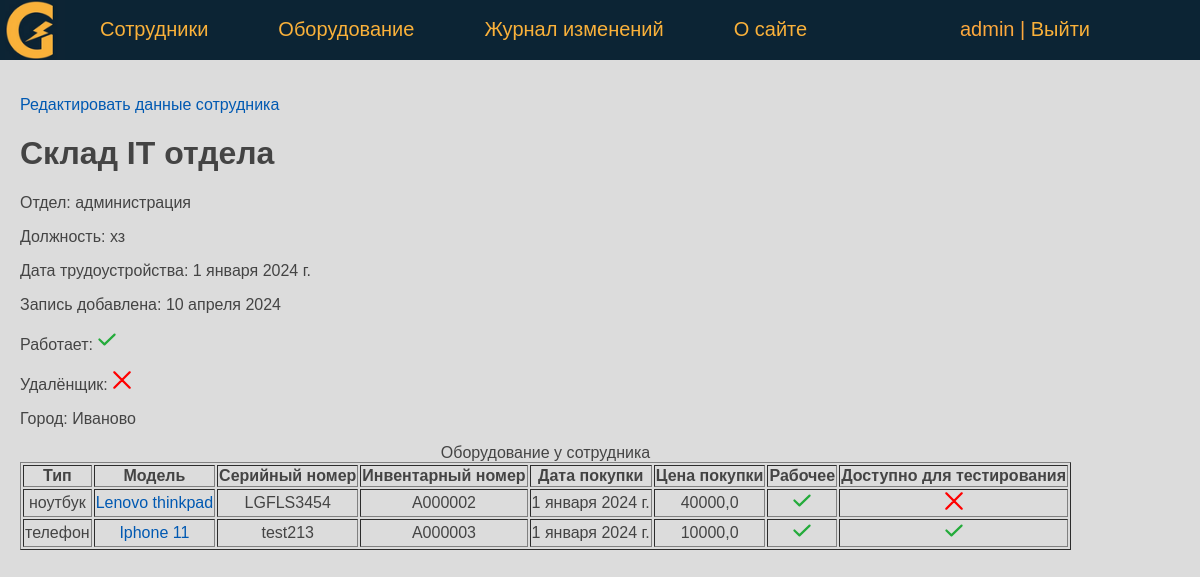
Screenshot of /person/skladIT/ (signed in) with the database file from the repository.
### eqlog/models.py (models this page shows, shortened)
class Person(models.Model):
    last_name = models.CharField(verbose_name='Фамилия', max_length=50)
    first_name = models.CharField(verbose_name='Имя', max_length=50)
    middle_name = models.CharField(verbose_name='Отчество', max_length=50)
    department = models.ForeignKey('Department', on_delete=models.PROTECT, verbose_name='Отдел', related_name='get_persons')
    job_title = models.CharField(verbose_name='Должность', max_length=50)
    jobing_at = models.DateField(verbose_name='Дата трудоустройства', default=date(2024, 1, 1))
    created_at = models.DateTimeField(verbose_name='Дата создания', auto_now_add=True)
    updated_at = models.DateTimeField(verbose_name='Дата изменения', auto_now=True)
    remote = models.BooleanField(verbose_name='Удаленщик', default=False)
    is_working = models.BooleanField(verbose_name='Работает', default=True)
    city = models.CharField(verbose_name='Город', max_length=50, default='Москва')
    slug = AutoSlugField(populate_from='last_name', max_length=255, unique=True, db_index=True)
    user = models.ForeignKey(User, verbose_name='Пользователь', on_delete=models.DO_NOTHING, null=True)
    objects = models.Manager()
    class Meta:
        verbose_name = 'Сотрудник'
        verbose_name_plural = 'Сотрудники'
        ordering = ['last_name', 'first_name']

class Department(models.Model):
    name = models.CharField(verbose_name='Отдел', max_length=50)
    objects = models.Manager()
    def __str__(self):
        return self.name
    class Meta:
        verbose_name = 'Отдел'
        verbose_name_plural = 'Отделы'

class Equipment(models.Model):
    type = models.CharField(verbose_name='Тип оборудования', max_length=50)
    model = models.CharField(verbose_name='Модель', max_length=50)
    serial_number = models.CharField(verbose_name='Серийный номер', max_length=50)
    id_number = models.CharField(verbose_name='Инвентарный номер', max_length=10, unique=True)
    sale_date = models.DateField(verbose_name='Дата покупки', default=date(2024, 1, 1))
    price = models.FloatField(verbose_name='Цена покупки', max_length=10)
    is_working = models.BooleanField(verbose_name='Работает', default=True)
    testing = models.BooleanField(verbose_name='Доступно для тестирования', default=False)
    description = models.TextField(verbose_name='Описание')
    created_at = models.DateTimeField(verbose_name='Дата создания', auto_now_add=True)
    updated_at = models.DateTimeField(verbose_name='Дата изменения', auto_now=True)
    person = models.ForeignKey('Person', on_delete=models.PROTECT, verbose_name='Сотрудник', related_name='get_equipments')
    slug = AutoSlugField(populate_from='id_number', max_length=255, unique=True, db_index=True)
    user = models.ForeignKey(User, verbose_name='Пользователь', on_delete=models.DO_NOTHING, null=True)
    objects = models.Manager()
    def get_absolute_url(self):
        return reverse('equipment', kwargs={'equip_slug': self.slug})
    class Meta:
        verbose_name = 'Оборудование'
        verbose_name_plural = 'Оборудование'
        ordering = ['type', 'model']

### eqlog/views.py (the view)
# urls.py: path('person/<slug:pers_slug>/', ShowPerson.as_view(), name='person'),
class ShowPerson(DataMixin, DetailView):
    model = Person
    template_name = 'eqlog/person.html'
    slug_url_kwarg = 'pers_slug'
    context_object_name = 'ps'
    def get_context_data(self, *, object_list=None, **kwargs):
        context = super().get_context_data(**kwargs)
        auth = self.request.user.is_authenticated
        c_def = self.get_user_context(title='Главная страница', auth=auth)
        person: Persons = context['object']
        context.update({"equipments": person.get_equipments.all()})
        return {**context, **c_def}

### eqlog/utils.py (called while the page is built)
    def get_user_context(self, **kwargs):
        context = kwargs
        context['menu'] = menu
        return context

### eqlog/templates/eqlog/person.html
{% extends 'eqlog/base.html' %}
{% block content %}
    {% if auth %}
        <p><a href="{% url 'update_person' ps.id %}">Редактировать данные сотрудника</a> </p>
        <h1>{{ ps.last_name }} {{ ps.first_name }} {{ ps.middle_name }}</h1>
        <p>Отдел: {{ ps.department }} </p>
        <p>Должность: {{ ps.job_title }}</p>
        <p>Дата трудоустройства: {{ ps.jobing_at }}</p>
        <p>Запись добавлена: {{ ps.created_at | date:"d E Y" }}</p>
        <p class="mark {% if ps.is_working %} mark_tick {% endif %}"> Работает: </p>
        <p class="mark {% if ps.remote %} mark_tick {% endif %}"> Удалёнщик: </p>
        <p >Город: {{ ps.city }}</p>
        <table border="1">
            <caption>Оборудование у сотрудника </caption>
                <tr>
                    <th>Тип</th>
                    <th>Модель</th>
                    <th>Серийный номер</th>
                    <th>Инвентарный номер</th>
                    <th>Дата покупки</th>
                    <th>Цена покупки</th>
                    <th>Рабочее</th>
                    <th>Доступно для тестирования</th>
               </tr>
                {% for e in equipments %}
                    <tr>
                        <td>{{ e.type }}</td>
                        <td><a href="{{ e.get_absolute_url }}"> {{ e.model }}</a></td>
                        <td>{{ e.serial_number }}</td>
                        <td>{{ e.id_number }}</td>
                        <td>{{ e.sale_date }}</td>
                        <td>{{ e.price }}</td>
                        <td class="mark {% if e.is_working %} mark_tick {% endif %}"> </td>
                        <td class="mark {% if e.testing %} mark_tick {% endif %}"> </td>
                    </tr>
                {% endfor %}
        </table>
    {% endif %}
{% endblock %}

### eqlog/templates/eqlog/base.html (shortened to what this page needs)
<!DOCTYPE html>
{% load static %}
<html>
<head>
    <link type="text/css" href="/static/eqlog/css/styles.css" rel="stylesheet" />
</head>
<body bgcolor="#DCDCDC">
    {% block mainmenu %}
    <header class="header">
    <ul id="mainmenu" class="mainmenu">
        <li class="logo">
            <a href="{% url 'home' %}"><div class="logo"></div></a>
        </li>
        {% for m in menu %}
            <li><a href="{% url m.url_name %}"> {{ m.title }} </a></li>
        {% endfor %}
        <li class="last">
            {% if request.user.is_authenticated %}
                <li class="last"> {{user.username}} | <a href="{% url 'logout' %}">Выйти</a> </li>
            {% else %}
                <li class="last"><a href="{% url 'login' %}">Войти</a> </li>
            {% endif %}
        </li>
    </ul>
    </header>
    {% endblock mainmenu %}
    <main>
        {% block content %}
        {% endblock content %}
    </main>
</body>
</html>

### eqlog/static/eqlog/css/styles.css (style rules this page uses)
body { font-family: 'Arial'; margin: 0; padding: 0; height: 100%; width: 100%; color: #444; }
a { color: #0059b2; text-decoration: none; }
.header { background: #0c2434; height: 60px; }
main { padding: 20px; }
.logo { background: url('../images/logo_home.png') no-repeat 0px 0px; background-size: contain; background-position: center; width: 70px; height: 60px; }
ul.mainmenu { list-style: none; margin: 0; padding: 0; height: 60px; color: #FDA83D; font-size: 20px; overflow: hidden; }
ul.mainmenu li { float: left; margin: 18px 40px 0 30px; }
ul.mainmenu li.logo { margin: 0; }
ul.mainmenu li.last { float: right; }
ul.mainmenu li a { color: #fab13a; text-decoration: none; }
.mark::after { display: inline-block; content: ""; width: 20px; height: 20px; background-image: url('../images/cross.svg'); background-position: center; background-size: contain; background-repeat: no-repeat; }
.mark_tick::after { background-image: url('../images/tick.svg'); }
td { text-align: center; }

### rows the page displays
Person: last_name "Склад", first_name "IT", middle_name "отдела", department "администрация", job_title "хз", jobing_at "1 января 2024 г.", created_at "10 апреля 2024", city "Иваново"
Equipment: type "ноутбук", model "Lenovo thinkpad", serial_number "LGFLS3454", id_number "А000002", sale_date "1 января 2024 г.", price "40000,0", is_working True (drawn)
Equipment: type "телефон", model "Iphone 11", serial_number "test213", id_number "А000003", sale_date "1 января 2024 г.", price "10000,0", is_working True (drawn)

### other values shown
{{ m.title }} "Сотрудники" "Оборудование" "Журнал изменений" "О сайте"
{{ user.username }} "admin"
